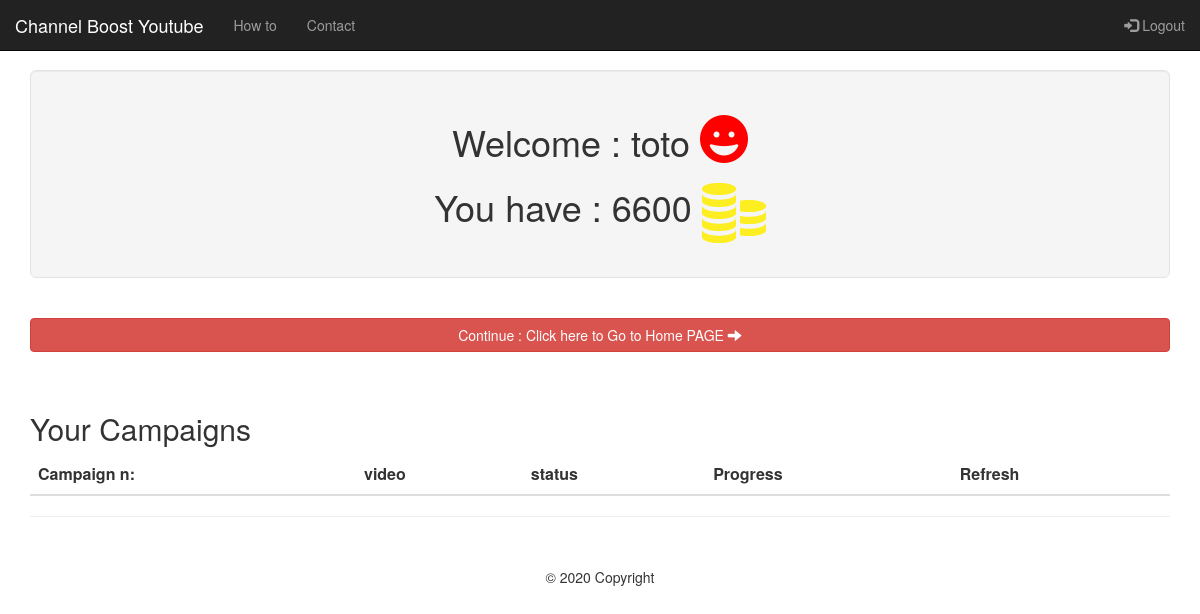
The page /profile_todo.php (signed in) on the database as committed earlier.
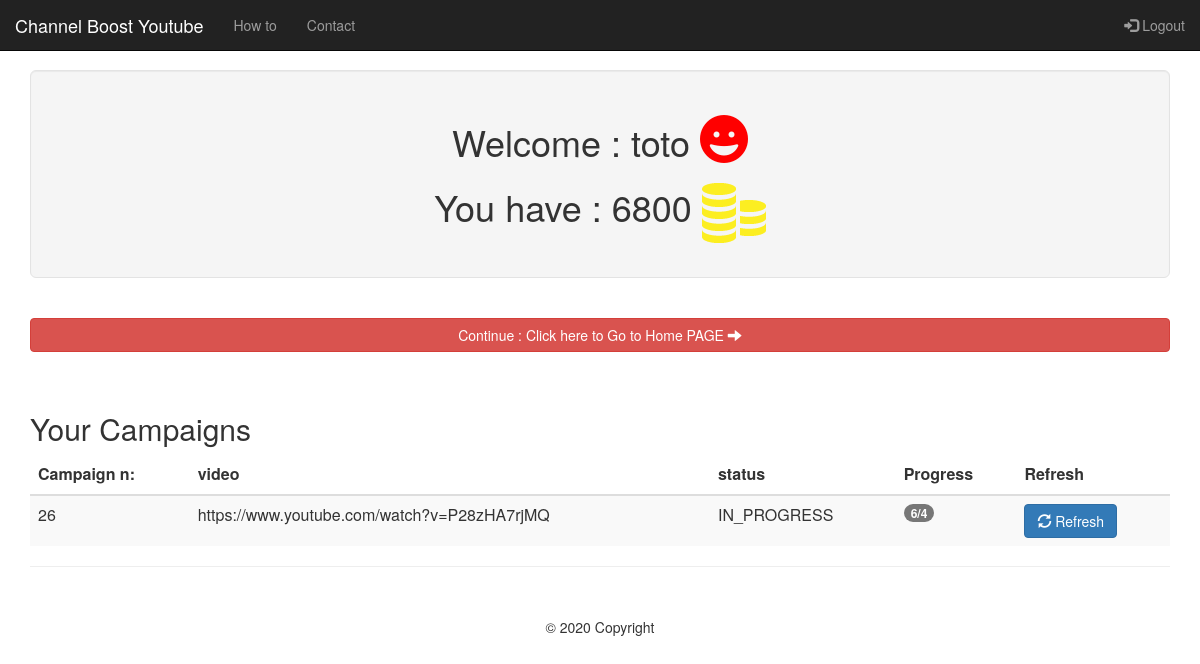
The same page on the database as committed later.
### tables this page shows
CREATE TABLE IF NOT EXISTS `youtube_user` (
  `id` int(11) NOT NULL AUTO_INCREMENT,
  `login_name` varchar(255) DEFAULT NULL,
  `email` varchar(255) DEFAULT NULL,
  `pass` varchar(255) DEFAULT NULL,
  `cle` varchar(255) DEFAULT NULL,
  `actif` varchar(10) DEFAULT NULL,
  `id_chaine` varchar(255) DEFAULT NULL,
  `video_banned` varchar(10) DEFAULT NULL,
  `coins_value` int(255) DEFAULT NULL,
  PRIMARY KEY (`id`),
  UNIQUE KEY `email` (`email`)
);

CREATE TABLE IF NOT EXISTS `youtube_campaign_views` (
  `id` int(11) NOT NULL AUTO_INCREMENT,
  `id_chaine` varchar(255) DEFAULT NULL,
  `id_user` int(11) DEFAULT NULL,
  `statut_campaign` varchar(200) DEFAULT NULL,
  `date_create_campaign` datetime DEFAULT NULL,
  `id_chaine_target` int(11) DEFAULT NULL,
  `date_views_chaine` datetime DEFAULT NULL,
  `count_view_chaine` int(11) DEFAULT NULL,
  `count_views_coins` int(11) DEFAULT NULL,
  `coins_value_user` int(11) DEFAULT NULL,
  `is_admin` int(11) DEFAULT NULL,
  `video_banned` int(11) DEFAULT NULL,
  PRIMARY KEY (`id`)
);

### profile_todo.php (the view, shortened to what this page needs)
<?php
include  'includes/cnx.php';
?>
<link href="//netdna.bootstrapcdn.com/bootstrap/3.1.0/css/bootstrap.min.css" rel="stylesheet" id="bootstrap-css">
<div class="container">
<nav class="navbar navbar-inverse navbar-fixed-top">
      <div class="container-fluid">
        <div class="navbar-header">
          <a class="navbar-brand" href="index.php">Channel Boost Youtube</a>
        </div>
<div id="navbar" class="collapse navbar-collapse">
        <ul class="nav navbar-nav">
          <li><a href="Faq.php">How to </a></li>
          <li><a href="contact.php">Contact</a></li>
        </ul>
        <ul class="nav navbar-nav navbar-right">
      <li><a href="logout.php"><span class="glyphicon glyphicon-log-in"></span> Logout</a></li>
    </ul>
      </div>
    </div>
  </nav>
  <br>
  <br>
<div class="row">
       <div class="well well-lg ">
    <h1><p class="text-center">Welcome : <?php  if (isset($_SESSION['login_name'])) echo $_SESSION['login_name']; ?> <i class='fas fa-grin' style='font-size:48px;color:red'></i></p></h1>
    <?php
                             try{
                                   $dbco = new PDO("mysql:host=$servname;dbname=$dbname", $user, $pass);
                                   $dbco->setAttribute(PDO::ATTR_ERRMODE, PDO::ERRMODE_EXCEPTION);
                                 $id = $_SESSION['id'];
                                 $sth = $dbco->prepare("SELECT id,coins_value FROM  youtube_user
                                                       WHERE id=:id
                                                     ");
                                 $sth->execute(array(
                                             ':id' => $id
                                           ));
                                 if($sth->execute(array(':id' => $id)) && $row = $sth->fetch())
                                 {
                                   $id = $row['id'];
                                   $coins_value = $row['coins_value'];
                                 }
                                }
                                catch(PDOException $e){
                                    echo "Erreur : " . $e->getMessage();
                            }
                            ?>
    <h1><p class="text-center">You have : <?php  if (isset($row['coins_value'])) echo $row['coins_value']; ?>  <img src="coins_icone.png" class="img-rounded" alt="coins"> </p></h1>
       </div>
<br><br>
<?php
 include  'includes/cnx.php';
  $dbco = new PDO("mysql:host=$servname;dbname=$dbname", $user, $pass);
  $dbco->setAttribute(PDO::ATTR_ERRMODE, PDO::ERRMODE_EXCEPTION);
$id_user = $_SESSION['id'];
$sth = $dbco->prepare("SELECT id,id_chaine,statut_campaign,count_views_coins,count_view_chaine
                       FROM  youtube_campaign_views
                       WHERE id_user=:id_user
                       ");
$sth->execute(array(
':id_user' => $id_user
));
  ?>
<a href="index.php" class="btn btn-danger btn-block" >Continue : Click here to Go to Home PAGE   <span class="glyphicon glyphicon-arrow-right"></span></a>
<br><br>
<h2>Your Campaigns  </h2>
<table class="table table-striped">
    <thead>
      <tr>
        <th>Campaign n:</th>
        <th>video</th>
        <th>status</th>
        <th>Progress</th>
        <th>Refresh</th>
      </tr>
    </thead>
    <tbody>
    <?php while($row = $sth->fetch()) { ?>
      <tr>
        <td><?php  echo $row['id']?></td>
        <td><?php  $str1="https://www.youtube.com/watch?v=";echo $str1.$row['id_chaine']?></td>
        <td><?php  echo $row['statut_campaign']?></td>
        <td><?php  echo "<span class=\"badge badge-secondary\">".$row['count_views_coins']."/".$row['count_view_chaine']."</span>"?></td>
            <td><?php  if ($row['statut_campaign']=="IN_PROGRESS" )
            {echo "<button class=\"btn btn-primary\" onClick=\"reload_page()\"><span class=\"glyphicon glyphicon-refresh\"></span> Refresh</button>";}
            else{ echo "<p class=\"text-center\"button type=\"button\" class=\"close\" aria-label=\"Close\"><span aria-hidden=\"true\">&times;</span></button></p>";}
            ?>
            </td>
      </tr>
    <?php } ?>
    </tbody>
  </table>
<hr>
</div>
</div>
<footer class="page-footer font-small blue">
  <div class="footer-copyright text-center py-3">© 2020 Copyright
  </div>
</footer>

### profile_todo.php (style rules this page uses)
.container { padding: 30px; }

Rows that differ between the two databases and show on the page:
changed youtube_user: coins_value "6600" → "6800"
added youtube_campaign_views: id "26", str1 "https://www.youtube.com/watch?v=", id_chaine "P28zHA7rjMQ", statut_campaign "IN_PROGRESS", count_views_coins "6", count_view_chaine "4", shows "Refresh"
